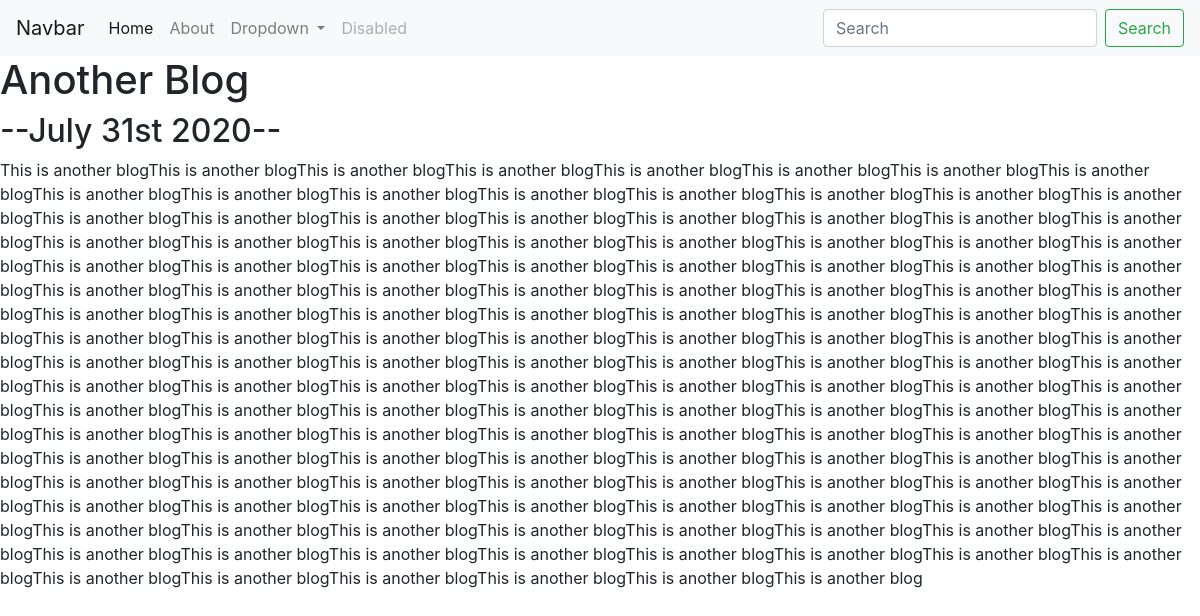
The page /blog/9/ on the database its author committed.
### blog/models.py (models this page shows, shortened)
class Blog(models.Model):
    title = models.CharField(max_length=200)
    description = models.TextField()
    date = models.DateField()

### blog/views.py (the view)
# urls.py: path('<int:blog_id>/', views.detail, name="detail"),
def detail(request, blog_id):
    blog = get_object_or_404(Blog, pk=blog_id)
    return render(request, 'blog/detail.html', {'blog': blog})

### blog/templates/blog/detail.html
{% extends 'base.html' %}
{% block content %}
  <h1>{{ blog.title }}</h1>
  <h2>--{{ blog.date|date:'F jS Y' }}--</h2>
  {{ blog.description }}
{% endblock %}

### rows shown on the page
Blog: title "Another Blog", date "July 31st 2020", description "This is another blogThis is another blogThis is another blogThis is another blogThis is another blogThis is another blogThis is another blogThis is another blogThis is another blogThis is another blogThis is another blogThis is another blogThis is another blogThis is another blogThis is another blogThis is another blogThis is another blogThis is another blogThis is another blogThis is another blogThis is another blogThis is another blogThis is another blogThis is another blogThis is another blogThis is another blogThis is another blogThis is another blogThis is another blogThis is another blogThis is another blogThis is another blogThis is another blogThis is another blogThis is another…"
